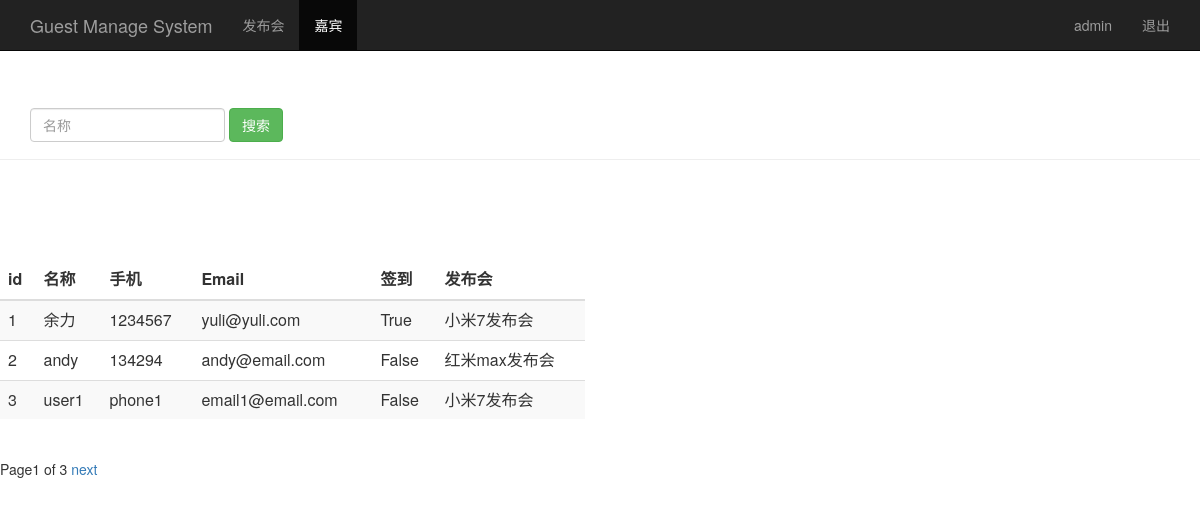
The page /guest_manage/ (signed in) on the database its author committed.
### sign/models.py (models this page shows, shortened)
class Guest(models.Model):
    event = models.ForeignKey(Event, null = True, on_delete=models.SET_NULL) #关联发布会id
    realname = models.CharField(max_length=64) #姓名
    phone = models.CharField(max_length=16) #手机号
    email = models.EmailField() #邮箱
    sign = models.BooleanField() #签到状态
    create_time = models.DateTimeField(auto_now=True) #创建时间
    class Meta:
        unique_together = ("event","phone") #发布会id和手机号作为联合主键

class Event(models.Model):
    name = models.CharField(max_length=100)  #发布会标题
    limit = models.IntegerField() #参加人数
    status = models.BooleanField() #状态
    address = models.CharField(max_length=200) #发布会地址
    start_time = models.DateTimeField('events time') #发布会时间
    create_time = models.DateTimeField(auto_now = True) #创建时间(自动获取当前时间)
    def __str__(self):
        return self.name

### sign/views.py (the view)
# urls.py: path('guest_manage/',views.guest_manage),
def guest_manage(request):
    username = request.session.get('user','')
    guest_list = Guest.objects.all().order_by('id')
    paginator = Paginator(guest_list,3)
    page = request.GET.get('page')
    try:
        contacts = paginator.page(page)
    except PageNotAnInteger:
        contacts = paginator.page(1)
    return render(request, 'guest_manage.html',{'user':username,'guests':contacts})

### sign/templates/guest_manage.html (shortened to what this page needs)
<html lang="zh-CN">
    <head>
        {% load bootstrap3 %}
        {% bootstrap_css %}
    </head>
    <body role="document">
        <nav class="navbar navbar-inverse navbar-fixed-top">
            <div class="container">
                <div class="navbar-header">
                    <a class="navbar-brand" href="/event_manage/">Guest Manage System</a>
                </div>
                <div id="navbar" class="collapse navbar-collapse">
                    <ul class="nav navbar-nav">
                        <li><a href="/event_manage/">发布会</a></li>
                        <li class="active"><a href="#">嘉宾</a></li>
                    </ul>
                    <ul class="nav navbar-nav navbar-right">
                        <li><a href="#">{{ user }}</a></li>
                        <li><a href="/logout/">退出</a></li>
                    </ul>
                </div>
            </div>
        </nav>
        <div class="page-header" style="padding-top:60px">
            <div id="navbar" class="navbar-collapse collapse">
                <form class="navbar-form" method="get" action="/search_guest_name/">
                    <div class="form-group">
                        <input name="name" type="text" placeholder="名称" class="form-control">
                    </div>
                    <button type="submit" class="btn btn-success">搜索</button>
                </form>
            </div>
        </div>
        <div class="row" style="padding-top:80px">
            <div class="col-md-6">
                <table class="table table-striped">
                    <thead>
                        <tr>
                            <th>id</th>
                            <th>名称</th>
                            <th>手机</th>
                            <th>Email</th>
                            <th>签到</th>
                            <th>发布会</th>
                        </tr>
                    </thead>
                    <tbody>
                        {% for guest in guests %}
                            <tr>
                                <td>{{ guest.id }}</td>
                                <td>{{ guest.realname }}</td>
                                <td>{{ guest.phone }}</td>
                                <td>{{ guest.email }}</td>
                                <td>{{ guest.sign }}</td>
                                <td>{{ guest.event }}</td>
                            </tr>
                        {% endfor %}
                    </tbody>
                </table>
            </div>
        </div>
    <div class="pagination">
        <span class="step-links">
            <span class="current">
                Page{{ guests.number }} of {{ guests.paginator.num_pages }}
            </span>
            {% if guests.has_next %}
                {% if search_name %}
                    <a href="?name={{ search_name }}&page={{ guests.next_page_number }}">next</a>
                {% else %}
                    <a href="?page={{ guests.next_page_number }}">next</a>
                {% endif %}
            {% endif %}
        </span>
    </div>
    </body>
</html>

### rows shown on the page
Guest: id "1", realname "余力", phone "1234567", email "yuli@yuli.com", sign "True", event "小米7发布会"
Guest: id "2", realname "andy", phone "134294", email "andy@email.com", sign "False", event "红米max发布会"
Guest: id "3", realname "user1", phone "phone1", email "email1@email.com", sign "False", event "小米7发布会"

### other values the page prints
{{ user }} "admin"
{{ guests.number }} "1"
{{ guests.paginator.num_pages }} "3"
